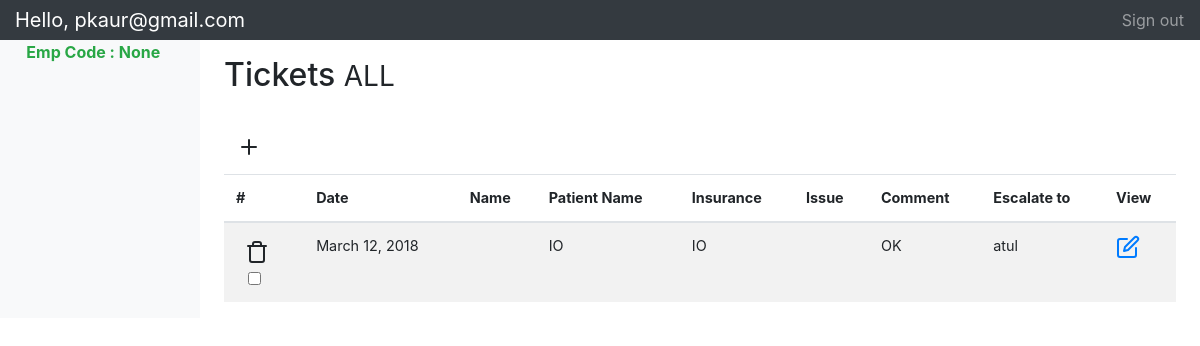
The app's page /tickets/list/ (signed in) with its own data.
### accounts/models.py (models this page shows, shortened)
class MyUser(AbstractBaseUser, PermissionsMixin):
    email = models.EmailField(unique=True, null=True)
    is_staff = models.BooleanField(
        _('staff status'),
        default=False,
        help_text=_('Designates whether the user can log into this site.'),
    )
    is_active = models.BooleanField(
        _('active'),
        default=True,
        help_text=_(
            'Designates whether this user should be treated as active. '
            'Unselect this instead of deleting accounts.'
        ),
    )
    is_manager = models.BooleanField(
        _('Manager status'),
        default=False
    )
    emp_code = models.CharField(max_length=50, blank=True, null=True)
    image = models.ImageField(blank=True)
    USERNAME_FIELD = 'email'
    objects = MyUserManager()
    def __str__(self):
        return self.email
    class Meta:
        verbose_name = "User"
        verbose_name_plural = "Users"

### tickets/models.py (models this page shows, shortened)
class Ticket(models.Model):
    REJECTED = 1  # Manager can this <=pending>
    CLOSED = 2  # Manager can do this
    SUBMITTED = 3  # User can do this and manager
    STATUSES = (
        (REJECTED, 'Reverted'),
        (CLOSED, 'Closed'),
        (SUBMITTED, 'Submitted')
    )
    date_created = models.DateField()
    clinic = models.CharField(max_length=50, blank=True)
    aging_batch = models.CharField(max_length=50, blank=True)
    account = models.CharField(max_length=50, blank=True)
    patient_name = models.CharField(max_length=50, blank=True)
    insurance = models.CharField(max_length=100, blank=True)
    cpt_codes = models.CharField(max_length=100, blank=True)
    billed_amount = models.IntegerField(default=0)
    balance_amount = models.IntegerField(default=0)
    statusA = models.CharField(max_length=60, blank=True)
    comment = models.TextField(blank=True)
    action = models.CharField(max_length=60)
    escalate_to = models.CharField(max_length=100, blank=True)
    preventive_action = models.TextField(blank=True)
    worked = models.CharField(max_length=255, blank=True)
    status = models.IntegerField(choices=STATUSES, default=SUBMITTED)
    form_user = models.ForeignKey(MyUser, on_delete=models.CASCADE, related_name='form_user', default=1)
    class Meta:
        ordering = ['-id']

### tickets/views.py (the view, shortened to what this page needs)
# urls.py: url(r'^tickets/list/$', ticket_list),
@login_required
def ticket_list(request):
    statuses = Ticket.STATUSES
    tickets = Ticket.objects.filter(Q(form_user=request.user.id) | Q(escalate_to=request.user.id)).all()
    status_display = 'ALL'
    return render(request, 'tickets/list.html', {'tickets': tickets, 'status_display': status_display})

### templates/tickets/list.html (shortened to what this page needs)
<!doctype html>
<html lang="en">
<head>
    {% load bootstrap4 %}
    {% bootstrap_css %}
</head>
<body>
<nav class="navbar navbar-dark sticky-top bg-dark flex-md-nowrap p-0">
    <a class="navbar-brand col-sm-3 col-md-2 mr-0" href="#">Hello, {{user}}</a>
    <ul class="navbar-nav px-3">
        <li class="nav-item text-nowrap">
            <a class="nav-link" href="/logout">Sign out</a>
        </li>
    </ul>
</nav>
<div class="container-fluid">
    <div class="row">
        <nav class="col-md-2 d-none d-md-block bg-light sidebar">
            <div class="sidebar-sticky">
                <ul class="nav flex-column">
                    <li class="nav-item">
                        <strong class="text text-success">
                            &nbsp;&nbsp;&nbsp;Emp Code : {{user.emp_code}}</strong>
                    </li>
                </ul>
            </div>
        </nav>
        <main role="main" class="col-md-9 ml-sm-auto col-lg-10 pt-3 px-4">
            <div class="d-flex justify-content-between flex-wrap flex-md-nowrap align-items-center pb-2 mb-3">
                <h1 class="h2">Tickets <small>{{status_display}}</small></h1>
            </div>
            <div class="mb-2">
                    <a class="btn" href='javaScript: window.open("http://127.0.0.1:8000/tickets/new/", "MsgWindow", "width=600,height=500");' title="Add new Item">
                        <span data-feather="plus"></span>
                    </a>
            </div>
            <div class="table-responsive">
                <table class="table table-striped" style="font-size:90%">
                    <thead>
                    <tr>
                        <th>#</th>
                        <th>Date</th>
                        <th>Name</th>
                        <th>Patient Name</th>
                        <th>Insurance</th>
                        <th>Issue</th>
                        <th>Comment</th>
                        <th>Escalate to</th>
                        <th>View</th>
                    </tr>
                    </thead>
                    <tbody>
                    {% for ticket in tickets %}
                        <tr>
                            <td>
                                <form method="post" class="form" action="/tickets/delete/">{% csrf_token %}
                                    <button type="submit" title="Remove" class="btn btn-sm"><span data-feather="trash"></span></button>
                                </form>
                                <input type="checkbox" name="id" value="{{ticket.id}}">
                            </td>
                            <td>{{ticket.date_created}}</td>
                            <td>{{ticket.name}}</td>
                            <td>{{ticket.patient_name}}</td>
                            <td>{{ticket.insurance}}</td>
                            <td>{{ticket.issue}}</td>
                            <td>{{ticket.comment}}</td>
                            <td>{{ticket.escalate_to}}</td>
                            <td>
                                <a href='javaScript: var new_window = window.open("http://127.0.0.1:8000/tickets/edit/{{ticket.id}}/", "MsgWindow", "width=600,height=500");'>
                                    <span data-feather="edit"></span>
                                </a></td>
                        </tr>
                    {% endfor %}
                    </tbody>
                </table>
            </div>
        </main>
    </div>
</div>
</body>
</html>

### records on screen
MyUser: email "pkaur@gmail.com", emp_code "None"
Ticket: date_created "March 12, 2018", patient_name "IO", insurance "IO", comment "OK", escalate_to "atul"

### other values on screen
{{ status_display }} "ALL"
